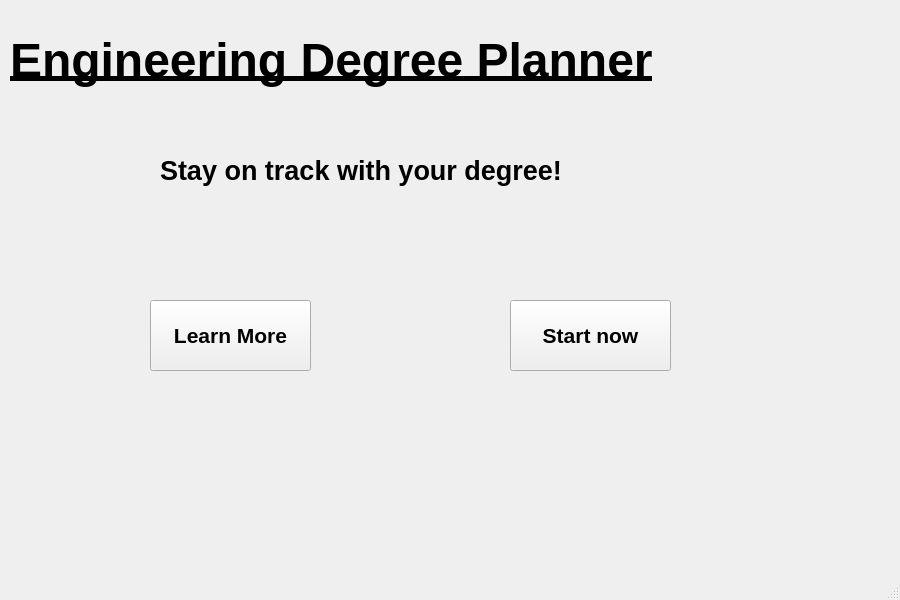
<?xml version="1.0" encoding="UTF-8"?>
<ui version="4.0">
 <class>MainWindow</class>
 <widget class="QMainWindow" name="MainWindow">
  <property name="geometry">
   <rect>
    <x>0</x>
    <y>0</y>
    <width>900</width>
    <height>600</height>
   </rect>
  </property>
  <property name="windowTitle">
   <string>MainWindow</string>
  </property>
  <widget class="QWidget" name="centralwidget">
   <widget class="QLabel" name="label">
    <property name="geometry">
     <rect>
      <x>10</x>
      <y>10</y>
      <width>871</width>
      <height>101</height>
     </rect>
    </property>
    <property name="font">
     <font>
      <pointsize>36</pointsize>
      <weight>75</weight>
      <bold>true</bold>
      <underline>true</underline>
     </font>
    </property>
    <property name="text">
     <string>Engineering Degree Planner</string>
    </property>
   </widget>
   <widget class="QLabel" name="label_2">
    <property name="geometry">
     <rect>
      <x>160</x>
      <y>90</y>
      <width>551</width>
      <height>161</height>
     </rect>
    </property>
    <property name="font">
     <font>
      <pointsize>20</pointsize>
      <weight>75</weight>
      <bold>true</bold>
     </font>
    </property>
    <property name="text">
     <string>Stay on track with your degree!</string>
    </property>
   </widget>
   <widget class="QPushButton" name="learnMore">
    <property name="geometry">
     <rect>
      <x>150</x>
      <y>300</y>
      <width>161</width>
      <height>71</height>
     </rect>
    </property>
    <property name="font">
     <font>
      <pointsize>16</pointsize>
      <weight>75</weight>
      <bold>true</bold>
     </font>
    </property>
    <property name="text">
     <string>Learn More</string>
    </property>
   </widget>
   <widget class="QPushButton" name="startNow">
    <property name="geometry">
     <rect>
      <x>510</x>
      <y>300</y>
      <width>161</width>
      <height>71</height>
     </rect>
    </property>
    <property name="font">
     <font>
      <pointsize>16</pointsize>
      <weight>75</weight>
      <bold>true</bold>
     </font>
    </property>
    <property name="text">
     <string>Start now</string>
    </property>
   </widget>
  </widget>
  <widget class="QMenuBar" name="menubar">
   <property name="geometry">
    <rect>
     <x>0</x>
     <y>0</y>
     <width>900</width>
     <height>26</height>
    </rect>
   </property>
  </widget>
  <widget class="QStatusBar" name="statusbar"/>
 </widget>
 <resources/>
 <connections/>
</ui>
